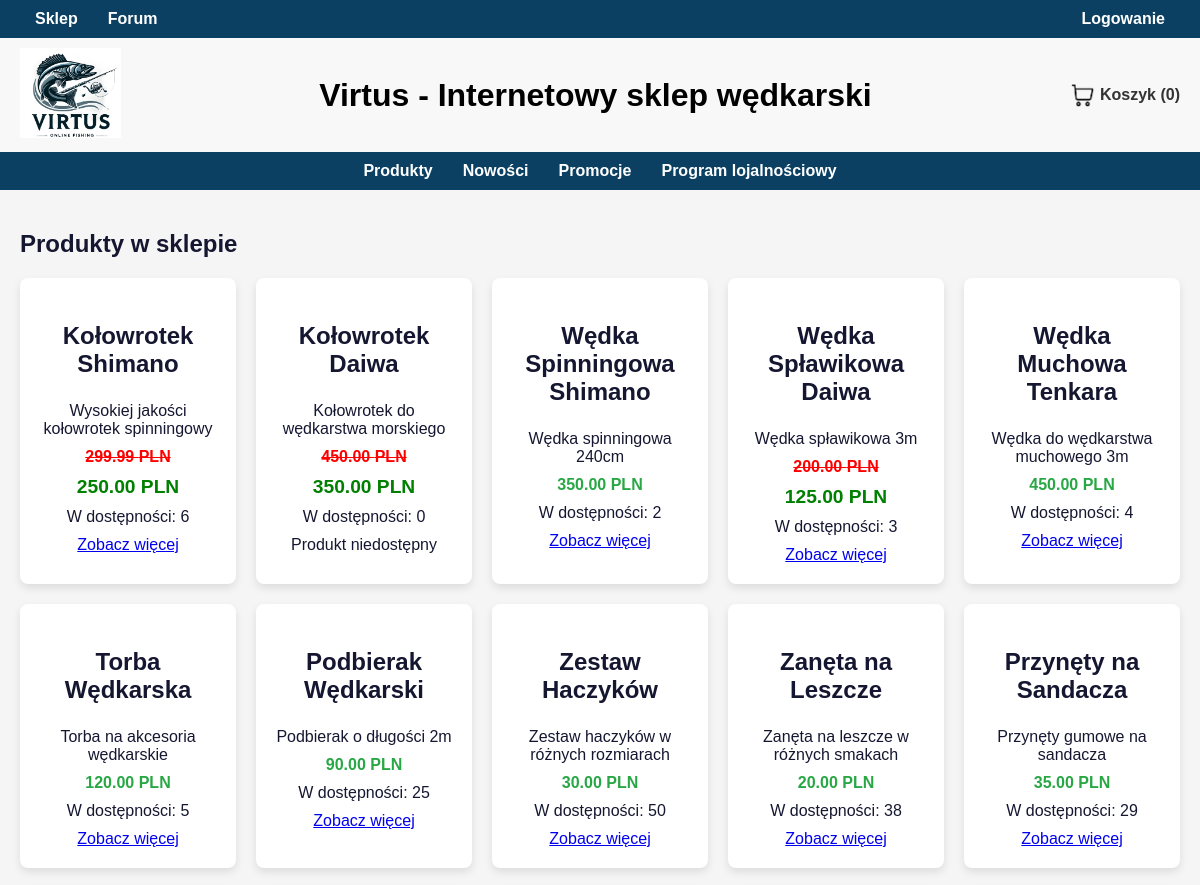
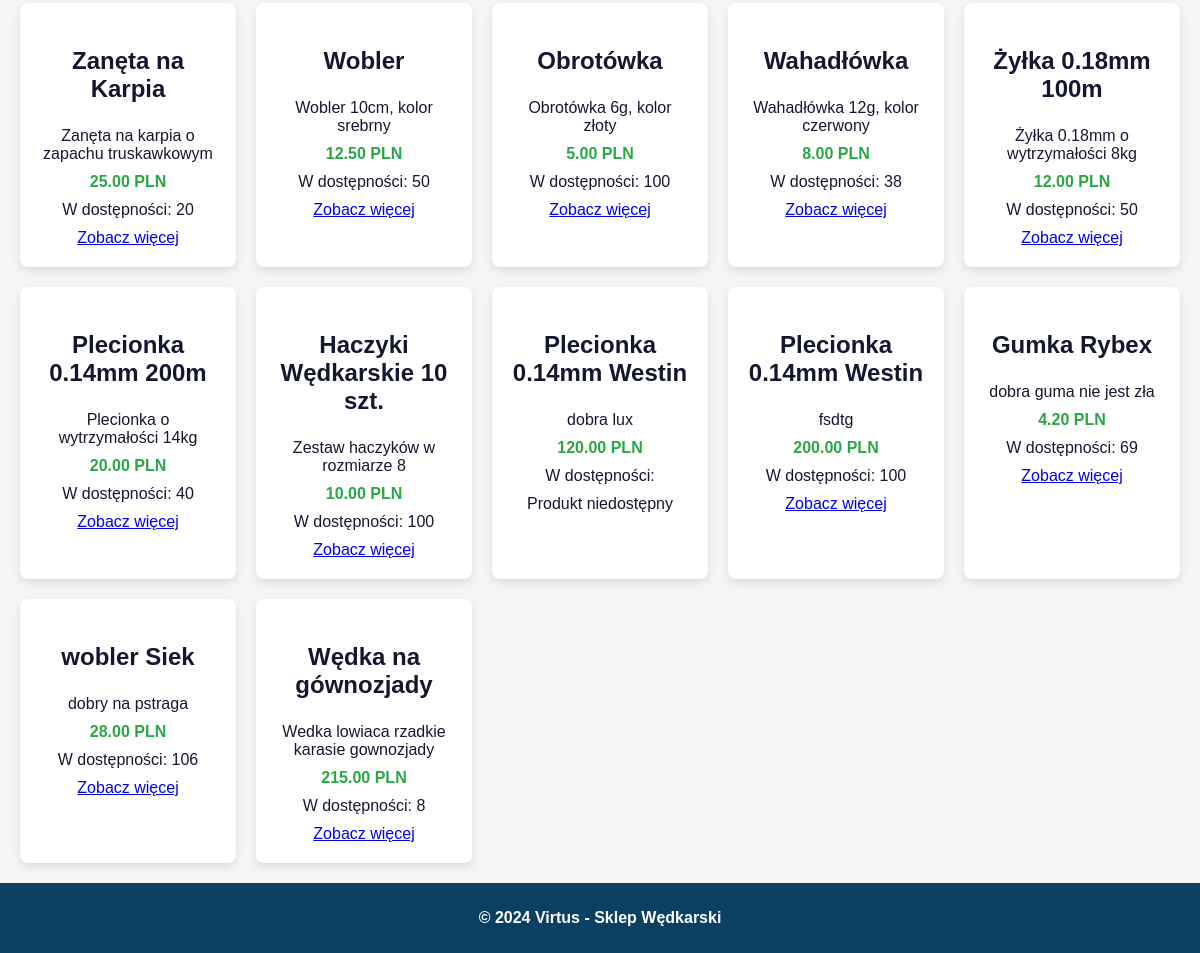
The app's page /demo/shop/shop.php with its own data (2 pictures, top to bottom).
### tables this page shows
CREATE TABLE `products` (
  `id` int(11) NOT NULL,
  `name` varchar(50) DEFAULT NULL,
  `description` text DEFAULT NULL,
  `price` float DEFAULT NULL,
  `stock_quantity` float DEFAULT NULL,
  `created_at` timestamp NOT NULL DEFAULT current_timestamp(),
  `updated_at` timestamp NOT NULL DEFAULT current_timestamp() ON UPDATE current_timestamp(),
  `category_id` int(11) DEFAULT NULL,
  `image` longblob DEFAULT NULL,
  `new_price` float DEFAULT NULL
);

### demo/shop/shop.php (the view, shortened to what this page needs)
<?php
$host = 'localhost';
$db = 'webpage';
$user = 'root';
$pass = '';
$dsn = "mysql:host=$host;dbname=$db;charset=UTF8";
try {
    $pdo = new PDO($dsn, $user, $pass);
} catch (PDOException $e) {
    echo "Błąd połączenia z bazą danych: " . $e->getMessage();
    exit;
}
$category_id = isset($_GET['category']) ? $_GET['category'] : null;
if ($category_id) {
    $product_stmt = $pdo->prepare("SELECT * FROM products WHERE category_id = :category_id");
    $product_stmt->execute(['category_id' => $category_id]);
    $products = $product_stmt->fetchAll(PDO::FETCH_ASSOC);
} else {
    $product_stmt = $pdo->query("SELECT * FROM products");
    $products = $product_stmt->fetchAll(PDO::FETCH_ASSOC);
}
?>
<?php include '../templates/all.php'; ?>
<!DOCTYPE html>
<html lang="pl">
<head>
    <link rel="stylesheet" href="styles.css">
</head>
<body>
    <main>
        <h2>Produkty w sklepie</h2>
        <?php if (empty($products)): ?>
            <p>Brak produktów w tej kategorii.</p>
        <?php else: ?>
            <div class="product-list">
                <?php foreach ($products as $product): ?>
                    <?php
                        $available_stock = $product['stock_quantity'];
                    ?>
                    <div class="product-item">
                        <h3><?php echo $product['name']; ?></h3>
                        <p><?php echo $product['description']; ?></p>
                        <?php if (!empty($product['new_price']) && $product['new_price'] < $product['price']): ?>
                            <p><del class="old-price"><?php echo number_format($product['price'], 2); ?> PLN</del></p>
                            <p><strong class="new-price"><?php echo number_format($product['new_price'], 2); ?> PLN</strong></p>
                        <?php else: ?>
                            <p><strong><?php echo number_format($product['price'], 2); ?> PLN</strong></p>
                        <?php endif; ?>
                        <p>W dostępności: <?php echo max($available_stock, 0); ?></p>
                        <?php if ($available_stock > 0): ?>
                            <form action="shop.php" method="POST">
                                <a href="product.php?id=<?php echo htmlspecialchars($product['id']); ?>">Zobacz więcej</a>
                            </form>
                        <?php else: ?>
                            <p>Produkt niedostępny</p>
                        <?php endif; ?>
                    </div>
                <?php endforeach; ?>
            </div>
        <?php endif; ?>
    </main>
<?php include '../templates/footer.php'; ?>
</body>
</html>

### demo/shop/styles.css (style rules this page uses)
main { padding: 20px; }
.product-list { display: grid; grid-template-columns: repeat(auto-fill, minmax(200px, 1fr)); gap: 20px; }
.product-item { background-color: #fff; padding: 20px; border-radius: 8px; box-shadow: 0 4px 8px rgba(0, 0, 0, 0.1); text-align: center; }
.product-item h3 { font-size: 1.5em; }
.product-item p { margin: 10px 0; }
.product-item .old-price { color: red; font-weight: bold; text-decoration: line-through; }
.product-item .new-price { color: green; font-size: 1.2em; font-weight: bold; }
.product-item strong { color: #28a745; }

### demo/templates/all.php (style rules this page uses)
body { font-family: Arial, sans-serif; margin: 0; padding: 0; background-color: #f5f5f5; color: #151731; }

### records on screen
products: name "Kołowrotek Shimano", description "Wysokiej jakości kołowrotek spinningowy", price "299.99", new_price "250.00", stock_quantity "6"
products: name "Kołowrotek Daiwa", description "Kołowrotek do wędkarstwa morskiego", price "450.00", new_price "350.00", stock_quantity "0", shows "Produkt niedostępny"
products: name "Wędka Spinningowa Shimano", description "Wędka spinningowa 240cm", price "350.00", stock_quantity "2"
products: name "Wędka Spławikowa Daiwa", description "Wędka spławikowa 3m", price "200.00", new_price "125.00", stock_quantity "3"
products: name "Wędka Muchowa Tenkara", description "Wędka do wędkarstwa muchowego 3m", price "450.00", stock_quantity "4"
products: name "Torba Wędkarska", description "Torba na akcesoria wędkarskie", price "120.00", stock_quantity "5"
products: name "Podbierak Wędkarski", description "Podbierak o długości 2m", price "90.00", stock_quantity "25"
products: name "Zestaw Haczyków", description "Zestaw haczyków w różnych rozmiarach", price "30.00", stock_quantity "50"
products: name "Zanęta na Leszcze", description "Zanęta na leszcze w różnych smakach", price "20.00", stock_quantity "38"
products: name "Przynęty na Sandacza", description "Przynęty gumowe na sandacza", price "35.00", stock_quantity "29"
products: name "Zanęta na Karpia", description "Zanęta na karpia o zapachu truskawkowym", price "25.00", stock_quantity "20"
products: name "Wobler", description "Wobler 10cm, kolor srebrny", price "12.50", stock_quantity "50"
products: name "Obrotówka", description "Obrotówka 6g, kolor złoty", price "5.00", stock_quantity "100"
products: name "Wahadłówka", description "Wahadłówka 12g, kolor czerwony", price "8.00", stock_quantity "38"
products: name "Żyłka 0.18mm 100m", description "Żyłka 0.18mm o wytrzymałości 8kg", price "12.00", stock_quantity "50"
products: name "Plecionka 0.14mm 200m", description "Plecionka o wytrzymałości 14kg", price "20.00", stock_quantity "40"
products: name "Haczyki Wędkarskie 10 szt.", description "Zestaw haczyków w rozmiarze 8", price "10.00", stock_quantity "100"
products: name "Plecionka 0.14mm Westin", description "dobra lux", price "120.00", shows "Produkt niedostępny"
products: name "Plecionka 0.14mm Westin", description "fsdtg", price "200.00", stock_quantity "100"
products: name "Gumka Rybex", description "dobra guma nie jest zła", price "4.20", stock_quantity "69"
products: name "wobler Siek", description "dobry na pstraga", price "28.00", stock_quantity "106"
products: name "Wędka na gównozjady", description "Wedka lowiaca rzadkie karasie gownozjady", price "215.00", stock_quantity "8"

### other values on screen
$cart_count "0"
